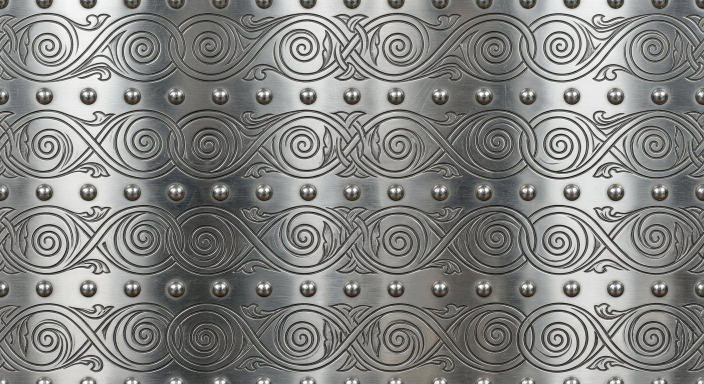
#> input picture capacete_romano/tex_steel.jpg, 1408 x 768 px (shown at 1/2 size)
$ python build_helmet.py
#> lines starting #> are read from the running program, lines starting #| are printed output that depends on the picture; after the words box and inside, x2 and y2 are one past the last pixel; in counts of white or black regions, pixels touching at a corner belong together
#> in load_tex, returned value is the input picture: shape (768, 1408, 3); mean R, G, B 132.9, 133.2, 131
#> call 2 of load_tex, with name = 'tex_hair.jpg'
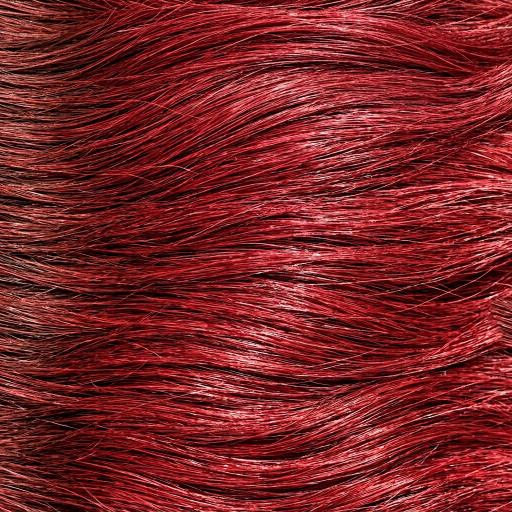
#> input picture capacete_romano/tex_hair.jpg, 1024 x 1024 px (shown at 1/2 size)
#> in load_tex, returned value is the input picture: shape (1024, 1024, 3); mean R, G, B 120.7, 35, 37.1
#> call 3 of load_tex, with name = 'tex_gold.jpg'
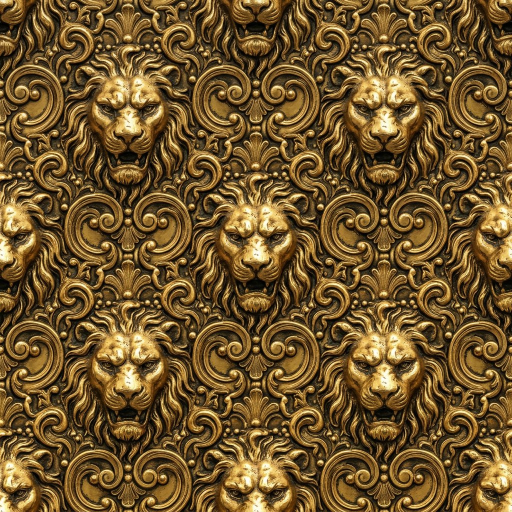
#> input picture capacete_romano/tex_gold.jpg, 1024 x 1024 px (shown at 1/2 size)
#> in load_tex, returned value is the input picture: shape (1024, 1024, 3); mean R, G, B 111, 84.4, 43.1
#!/usr/bin/env python3
"""Professional Roman centurion galea — mesh, preview, OBJ, Roblox Lua."""

from __future__ import annotations

import math
import os
import struct
import zlib
from dataclasses import dataclass, field

import numpy as np
from numba import njit
from PIL import Image

ROOT = os.path.dirname(os.path.abspath(__file__))
OUT = ROOT

# ---------------------------------------------------------------------------
# Mesh
# ---------------------------------------------------------------------------


@dataclass
class Mesh:
    verts: list = field(default_factory=list)
    faces: list = field(default_factory=list)
    uvs: list = field(default_factory=list)
    colors: list = field(default_factory=list)
    mat: str = "steel"

    def add_v(self, p, uv=(0.0, 0.0), col=(0.78, 0.79, 0.82)):
        self.verts.append(np.asarray(p, dtype=np.float64))
        self.uvs.append((float(uv[0]), float(uv[1])))
        self.colors.append(np.asarray(col, dtype=np.float64))
        return len(self.verts) - 1

    def add_f(self, a, b, c, flip=False):
        self.faces.append((a, c, b) if flip else (a, b, c))

    def add_q(self, a, b, c, d, flip=False):
        self.add_f(a, b, c, flip)
        self.add_f(a, c, d, flip)

    def np_verts(self):
        if not self.verts:
            return np.zeros((0, 3))
        return np.stack(self.verts, 0)

    def np_faces(self):
        if not self.faces:
            return np.zeros((0, 3), dtype=np.int32)
        return np.asarray(self.faces, dtype=np.int32)

    def np_cols(self):
        if not self.colors:
            return np.zeros((0, 3))
        return np.stack(self.colors, 0)

    def np_uvs(self):
        if not self.uvs:
            return np.zeros((0, 2))
        return np.asarray(self.uvs, dtype=np.float64)

    # [7 lines left out: function append, not called in this run]

    def transform(self, fn):
        self.verts = [fn(v) for v in self.verts]


def vnorm(v):
    n = np.linalg.norm(v)
    return v if n < 1e-12 else v / n


def lerp(a, b, t):
    return a + (b - a) * t


def bezier(p0, p1, p2, p3, t):
    u = 1.0 - t
    return u * u * u * p0 + 3 * u * u * t * p1 + 3 * u * t * t * p2 + t * t * t * p3


def look_y(dir_):
    d = vnorm(dir_)
    helper = np.array([0.0, 0.0, 1.0]) if abs(d[1]) > 0.97 else np.array([0.0, 1.0, 0.0])
    r = np.cross(d, helper)
    if np.linalg.norm(r) < 1e-9:
        r = np.cross(d, np.array([1.0, 0.0, 0.0]))
    r = vnorm(r)
    z = vnorm(np.cross(r, d))
    return r, d, z


# ---------------------------------------------------------------------------
# Primitives
# ---------------------------------------------------------------------------

STEEL = np.array([0.77, 0.785, 0.82])
STEEL_D = np.array([0.48, 0.50, 0.53])
GOLD = np.array([0.83, 0.66, 0.23])
GOLD_D = np.array([0.55, 0.40, 0.12])
RED = np.array([0.82, 0.08, 0.10])
RED_D = np.array([0.55, 0.05, 0.07])
RED_H = np.array([0.92, 0.18, 0.16])
LEATHER_C = np.array([0.07, 0.06, 0.06])
LINER = np.array([0.04, 0.035, 0.035])


def grid_surface(mesh: Mesh, pts, uvs, cols, closed_u=False, closed_v=False, flip=False):
    """pts: (nu, nv, 3)"""
    nu, nv = pts.shape[:2]
    idx = np.zeros((nu, nv), dtype=np.int32)
    for i in range(nu):
        for j in range(nv):
            idx[i, j] = mesh.add_v(pts[i, j], uvs[i, j], cols[i, j])
    nu_e = nu if closed_u else nu - 1
    nv_e = nv if closed_v else nv - 1
    for i in range(nu_e):
        i1 = (i + 1) % nu if closed_u else i + 1
        for j in range(nv_e):
            j1 = (j + 1) % nv if closed_v else j + 1
            mesh.add_q(idx[i, j], idx[i1, j], idx[i1, j1], idx[i, j1], flip=flip)


def thicken_offset(pts, amount, center=None):
    """pts (nu,nv,3) -> inward offset along outward normal."""
    nu, nv = pts.shape[:2]
    out = np.zeros_like(pts)
    c = np.asarray(center if center is not None else (0.0, 0.45, 0.0), dtype=np.float64)
    for i in range(nu):
        for j in range(nv):
            i0, i1 = max(0, i - 1), min(nu - 1, i + 1)
            j0, j1 = max(0, j - 1), min(nv - 1, j + 1)
            du = pts[i1, j] - pts[i0, j]
            dv = pts[i, j1] - pts[i, j0]
            n = np.cross(du, dv)
            if np.linalg.norm(n) < 1e-10:
                n = pts[i, j] - c
            n = vnorm(n)
            if np.dot(n, pts[i, j] - c) < 0:
                n = -n
            out[i, j] = pts[i, j] - n * amount
    return out


# [16 lines left out: function add_shell, not called in this run]


def add_shell_indexed(mesh: Mesh, pts, uvs, cols, thick=0.045, closed_u=False, center=None):
    nu, nv = pts.shape[:2]
    inner = thicken_offset(pts, thick, center=center)
    outer_i = np.zeros((nu, nv), dtype=np.int32)
    inner_i = np.zeros((nu, nv), dtype=np.int32)
    for i in range(nu):
        for j in range(nv):
            outer_i[i, j] = mesh.add_v(pts[i, j], uvs[i, j], cols[i, j])
            inner_i[i, j] = mesh.add_v(inner[i, j], uvs[i, j], cols[i, j] * 0.22)
    nu_e = nu if closed_u else nu - 1
    for i in range(nu_e):
        i1 = (i + 1) % nu if closed_u else i + 1
        for j in range(nv - 1):
            mesh.add_q(outer_i[i, j], outer_i[i1, j], outer_i[i1, j + 1], outer_i[i, j + 1])
            mesh.add_q(inner_i[i, j], inner_i[i, j + 1], inner_i[i1, j + 1], inner_i[i1, j])
    # rim at v=0 and v=nv-1
    for i in range(nu_e):
        i1 = (i + 1) % nu if closed_u else i + 1
        mesh.add_q(outer_i[i, 0], inner_i[i, 0], inner_i[i1, 0], outer_i[i1, 0])
        mesh.add_q(
            outer_i[i, nv - 1],
            outer_i[i1, nv - 1],
            inner_i[i1, nv - 1],
            inner_i[i, nv - 1],
        )
    if not closed_u:
        for j in range(nv - 1):
            mesh.add_q(outer_i[0, j], outer_i[0, j + 1], inner_i[0, j + 1], inner_i[0, j])
            mesh.add_q(
                outer_i[nu - 1, j],
                inner_i[nu - 1, j],
                inner_i[nu - 1, j + 1],
                outer_i[nu - 1, j + 1],
            )


def uv_sphere(mesh: Mesh, c, rx, ry, rz, nu, nv, col, u0=0, u1=1, v0=0, v1=1, hemisphere=False):
    pts = np.zeros((nu, nv, 3))
    uvs = np.zeros((nu, nv, 2))
    cols = np.zeros((nu, nv, 3))
    for i in range(nu):
        uu = lerp(u0, u1, i / (nu - 1))
        theta = uu * math.pi * (0.5 if hemisphere else 1.0)  # 0 top
        for j in range(nv):
            vv = lerp(v0, v1, j / (nv - 1))
            phi = vv * math.pi * 2
            x = rx * math.sin(theta) * math.sin(phi)
            y = ry * math.cos(theta)
            z = rz * math.sin(theta) * math.cos(phi)
            pts[i, j] = c + np.array([x, y, z])
            uvs[i, j] = (vv, uu)
            cols[i, j] = col
    grid_surface(mesh, pts, uvs, cols, closed_u=False, closed_v=True)


def icosphere_like(mesh: Mesh, c, r, col, nlat=8, nlon=12):
    uv_sphere(mesh, c, r, r, r, nlat, nlon, col)


def tube(mesh: Mesh, path, radii, ncirc, col_fn, closed=False):
    n = len(path)
    pts = np.zeros((n, ncirc, 3))
    uvs = np.zeros((n, ncirc, 2))
    cols = np.zeros((n, ncirc, 3))
    for i, p in enumerate(path):
        d = path[min(n - 1, i + 1)] - path[max(0, i - 1)]
        right, _, fwd_z = look_y(d)
        # look_y returns right, dir, z with Y=dir. Circle in right/z plane
        for j in range(ncirc):
            a = j / ncirc * math.pi * 2
            off = (right * math.cos(a) + fwd_z * math.sin(a)) * radii[i]
            pts[i, j] = p + off
            uvs[i, j] = (j / ncirc, i / max(1, n - 1))
            cols[i, j] = col_fn(i / max(1, n - 1), j / ncirc)
    grid_surface(mesh, pts, uvs, cols, closed_u=False, closed_v=True)


# ---------------------------------------------------------------------------
# Helmet construction
# ---------------------------------------------------------------------------


def swirl(x, y, z, k=3.2):
    a = math.atan2(x, -z)
    r = math.hypot(x, z)
    return math.sin(k * a + 4 * r) * math.cos(5 * y + 2 * a)


def steel_col(p, tex=None, size=None):
    x, y, z = p
    u = math.atan2(x, -z) / (2 * math.pi) + 0.5
    v = np.clip((y + 0.6) / 2.4, 0, 1)
    base = STEEL.copy()
    s = swirl(x, y, z)
    base = lerp(base, STEEL_D, 0.22 * (0.5 + 0.5 * s))
    if tex is not None:
        h, w = tex.shape[:2]
        tx = int(u * (w - 1)) % w
        ty = int((1 - v) * (h - 1)) % h
        tcol = tex[ty, tx] / 255.0
        base = 0.82 * base + 0.18 * tcol
    return np.clip(base, 0, 1)


def build_helmet(steel_tex=None, hair_tex=None, gold_tex=None):
    steel = Mesh(mat="steel")
    gold = Mesh(mat="gold")
    hair = Mesh(mat="hair")
    leather = Mesh(mat="leather")

    # ---- 1. Skull lathe (open face) ----
    n_th, n_pr = 72, 22
    # profile: theta from top (0) to just under brow (~100 deg)
    thetas = np.linspace(0.0, math.radians(108), n_pr)
    # azimuth 0 = front (-Z)
    azims = np.linspace(0.0, math.pi * 2, n_th, endpoint=False)

    def skull_point(theta, az):
        rx, ry, rz = 1.18, 1.10, 1.02
        # slight front visor jut
        jut = 0.06 * math.sin(theta) ** 2 * math.cos(az) ** 2 * (1 if math.cos(az) > 0 else 0)
        # az 0 is front, cos(az)>0 is front
        x = (rx + jut * 0.3) * math.sin(theta) * math.sin(az)
        y = 0.52 + ry * math.cos(theta)
        z = -(rz + jut) * math.sin(theta) * math.cos(az)
        # flatten a ridge on top for crest
        if theta < math.radians(18):
            x *= 0.92
        return np.array([x, y, z])

    def face_open(theta, az):
        aa = az if az <= math.pi else az - 2 * math.pi
        return abs(aa) < math.radians(50) and theta > math.radians(66)

    # Build only kept quads as a mask grid — use NaN for holes then skip
    pts = np.zeros((n_pr, n_th, 3))
    keep = np.ones((n_pr, n_th), dtype=bool)
    uvs = np.zeros((n_pr, n_th, 2))
    cols = np.zeros((n_pr, n_th, 3))
    for i, th in enumerate(thetas):
        for j, az in enumerate(azims):
            p = skull_point(th, az)
            # engraving micro-displace
            nrm_approx = vnorm(p - np.array([0.0, 0.52, 0.0]))
            p = p + nrm_approx * (0.003 * swirl(p[0], p[1], p[2], 4.0))
            pts[i, j] = p
            keep[i, j] = not face_open(th, az)
            uvs[i, j] = (j / n_th, i / (n_pr - 1))
            cols[i, j] = steel_col(p, steel_tex)
#> this loop made 22 passes
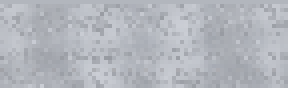
#> cols: shape (22, 72, 3) float64 (shown 4 times larger); mean R, G, B 0.703, 0.716, 0.743
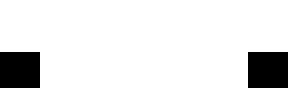
#> keep: shape (22, 72) bool (shown 4 times larger); 88.6% white; 2 black regions, box (x1, y1, x2, y2) and area: (0, 13, 10, 22) 90, (62, 13, 72, 22) 90
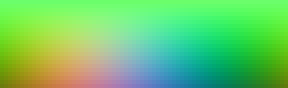
#> pts: shape (22, 72, 3) float64 (shown 4 times larger); mean R, G, B -2.16e-06, 1.07, -0.00647; drawn with min black and max white

    # add outer+inner verts only for kept, skip quads with any hole
    oi = np.full((n_pr, n_th), -1, dtype=np.int32)
#> oi: shape (22, 72) int32; every value is -1
    for i in range(n_pr):
        for j in range(n_th):
            if not keep[i, j]:
                continue
            oi[i, j] = steel.add_v(pts[i, j], uvs[i, j], cols[i, j])
#> (the rest of the program and of its run is left out)
